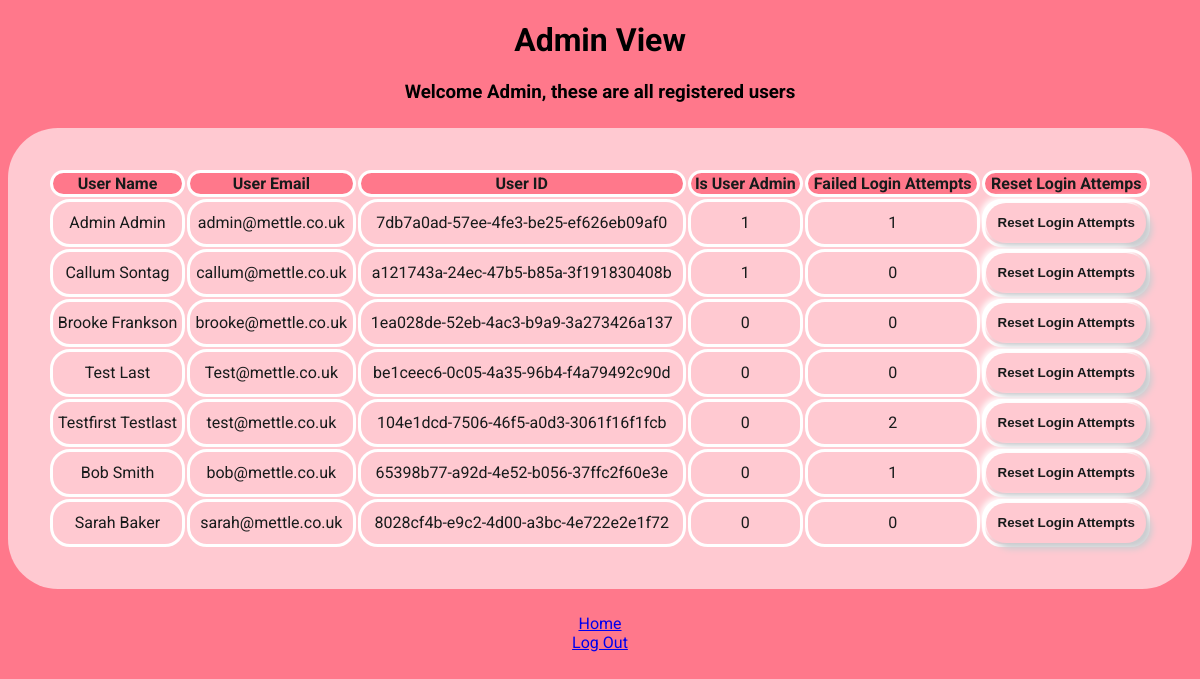
The page /admin_view/7db7a0ad-57ee-4fe3-be25-ef626eb09af0/ (signed in) on the database as committed earlier.
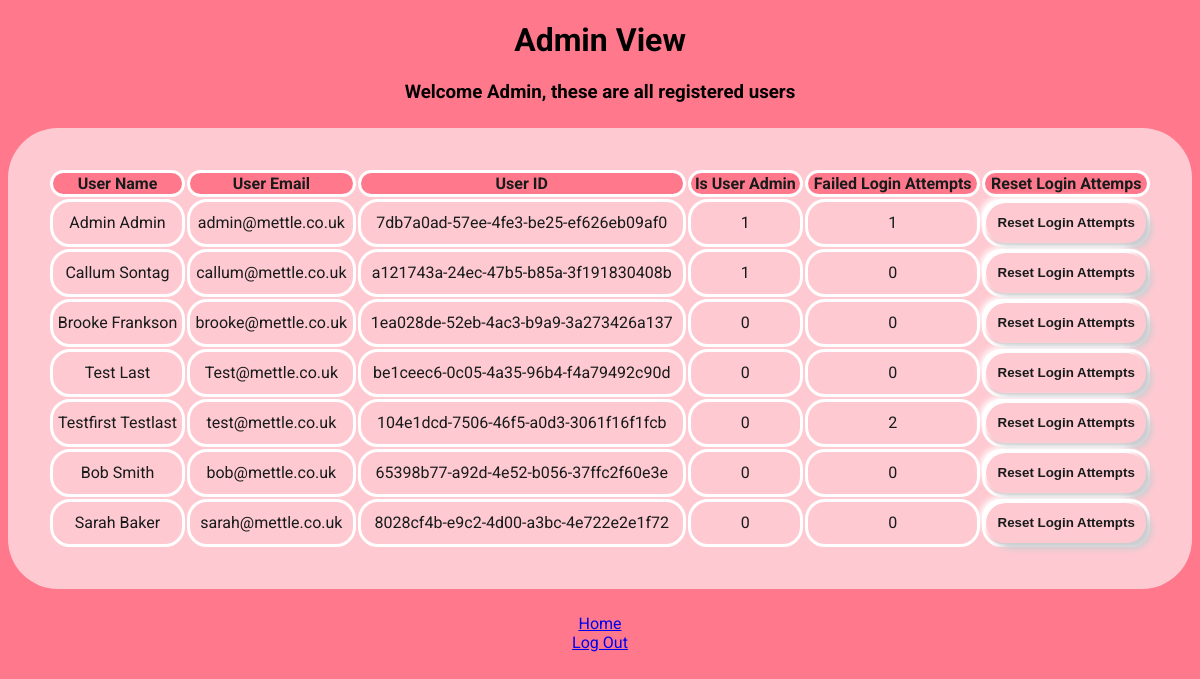
The same page on the database as committed later.
### app.py (models this page shows)
class User(UserMixin, db.Model):
    def get_id(self):
        return (self.user_id)
    user_id = db.Column(db.String(50), primary_key=True)
    email = db.Column(db.String(100), unique=True, nullable=False)
    first_name = db.Column(db.String(100))
    last_name = db.Column(db.String(100))
    password = db.Column(db.String(100), nullable=False)
    is_admin = db.Column(db.Integer, default=0)
    attempted_logins = db.Column(db.Integer, default=0)
    assets = db.relationship('Asset', backref='user', lazy=True)

### app.py (the view)
@app.route("/admin_view/<user_id>/", methods=["GET", "POST"])
@login_required
def admin_view(user_id):
    user = User.query.get(user_id)
    if user == current_user and current_user.is_admin:
        users = User.query.all()
        return render_template('admin_view.html', user=user, users=users)
    else:
        logger.error(
            'Attempted admin view access without permissions: %s', str(current_user))
        return "Access denied"

### app.py (called while the page is built)
@login_manager.user_loader
def load_user(user_id):
    return User.query.get((user_id))

### templates/admin_view.html (shortened to what this page needs)
<!DOCTYPE html>
<html>
<head>
    <link rel="stylesheet" href="/static/assets.css">
</head>
<body>
    <h1>Admin View</h1>
    <h3>Welcome {{ current_user.first_name }}, these are all registered users</h3>
    <table class="assets-table">
        <tr>
            <th>User Name</th>
            <th>User Email</th>
            <th>User ID</th>
            <th>Is User Admin</th>
            <th>Failed Login Attempts</th>
            <th>Reset Login Attemps</th>
        </tr>
        {% for user in users %}
        <tr>
            <td>{{ user.first_name }} {{ user.last_name }}</td>
            <td>{{ user.email }}</td>
            <td>{{ user.user_id }}</td>
            <td>{{ user.is_admin }}</td>
            <td>{{ user.attempted_logins }}</td>
            <td>
                <form method="POST" action="{{ url_for('reset_login', user_id=user.user_id) }}" class="resetLogin">
                    <button>Reset Login Attempts</button>
                </form>
            </td>
        </tr>
        {% endfor %}
    </table>
    <a href="{{ url_for('home') }}">Home</a>
    <br>
    <a href="{{ url_for('logout') }}" id="logoutButton">Log Out</a>
</body>
</html>

Rows that differ between the two databases and show on the page:
changed User "Bob": attempted_logins "1" → "0"
